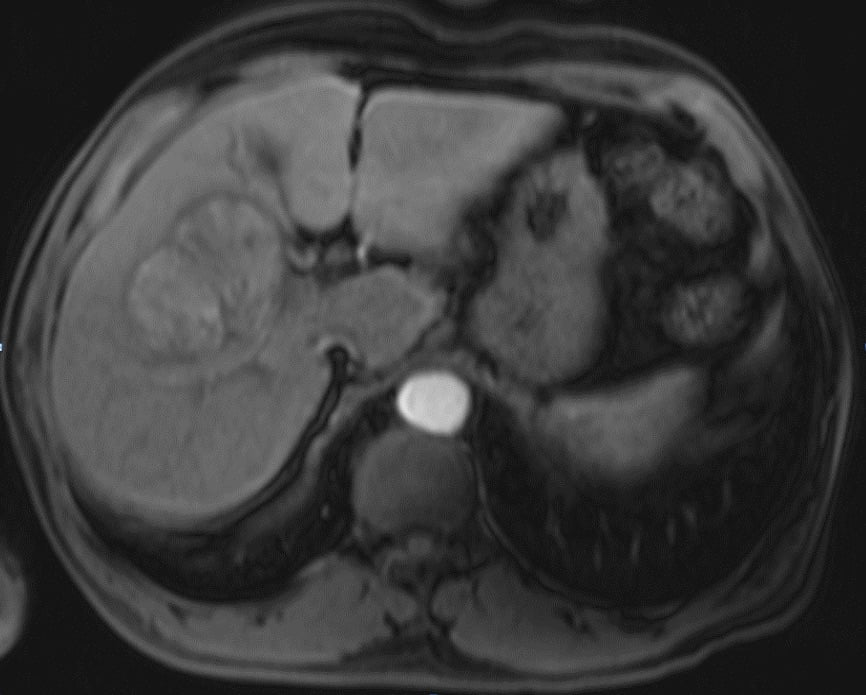
#> input picture p9.jpg, 866 x 695 px
$ python watershed.py
#> lines starting #> are read from the running program, lines starting #| are printed output that depends on the picture; after the words box and inside, x2 and y2 are one past the last pixel; in counts of white or black regions, pixels touching at a corner belong together
#> further down, im is the input picture: shape (695, 866, 3); mean B, G, R 58, 58, 58
# -*- coding: utf-8 -*-

import numpy as np
import cv2, matplotlib.pyplot as plt
# read image and show
def watershade(img):

    plt.axis('off')
    plt.imshow(img)
    # performing otsu's binarization
    # convert to gray scale first
    gray = cv2.cvtColor(img,cv2.COLOR_BGR2GRAY)
    ret, thresh = cv2.threshold(gray, 0, 255, cv2.THRESH_BINARY_INV + cv2.THRESH_OTSU)
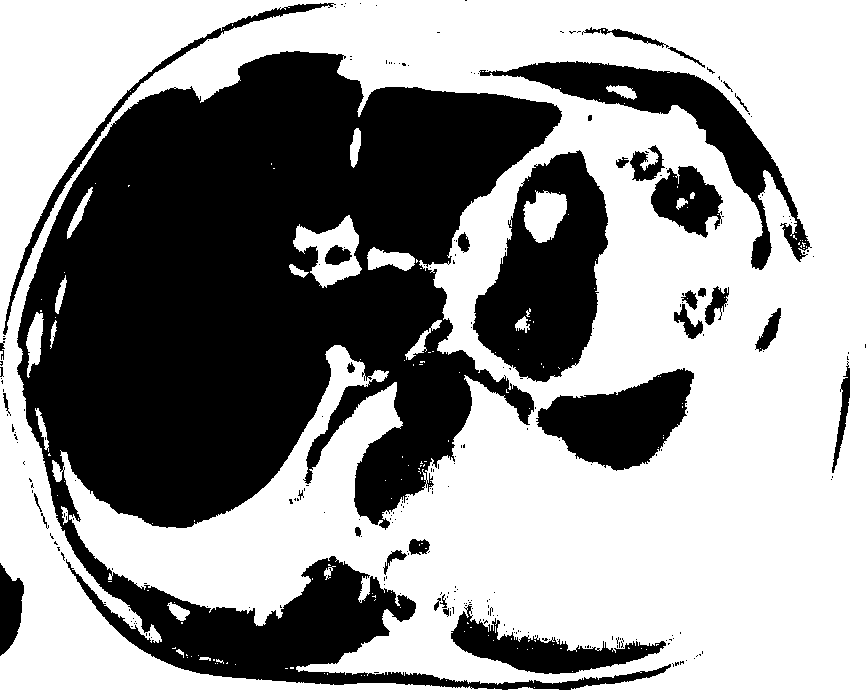
#> thresh: shape (695, 866); 59.1% white; 262 black regions (226 under 20 px), largest, box (x1, y1, x2, y2) and area: (17, 51, 671, 690) 187863, (473, 150, 608, 382) 18582, (479, 61, 812, 270) 12149
#> ret = 63
    #pure black and pure white
    print("Threshold limit: " + str(ret))
#| Threshold limit: 63.0

    plt.axis('off')#hide axis values
    plt.imshow(thresh, cmap = 'gray')
    # noise removal
    kernel = np.ones((3, 3), np.uint8)
    opening = cv2.morphologyEx(thresh, cv2.MORPH_OPEN, kernel, iterations = 2)#removes unwanted noises.2 types:erode,dilate
#> opening: shape (695, 866); 58.2% white; 57 black regions (35 under 20 px), largest, box (x1, y1, x2, y2) and area: (0, 3, 694, 690) 204886, (471, 150, 608, 382) 18910, (474, 61, 812, 270) 12526

    # sure background area
    sure_bg = cv2.dilate(opening, kernel, iterations = 3)#increases the object area
#> sure_bg: shape (695, 866); 65% white; 45 black regions (22 under 20 px), largest, box (x1, y1, x2, y2) and area: (21, 55, 558, 525) 152031, (53, 484, 452, 684) 17495, (476, 156, 605, 378) 15939

    # sure foreground area
    dist_transform = cv2.distanceTransform(opening,cv2.DIST_L2,5)
    ret, sure_fg = cv2.threshold(dist_transform,0.7*dist_transform.max(),255,0)
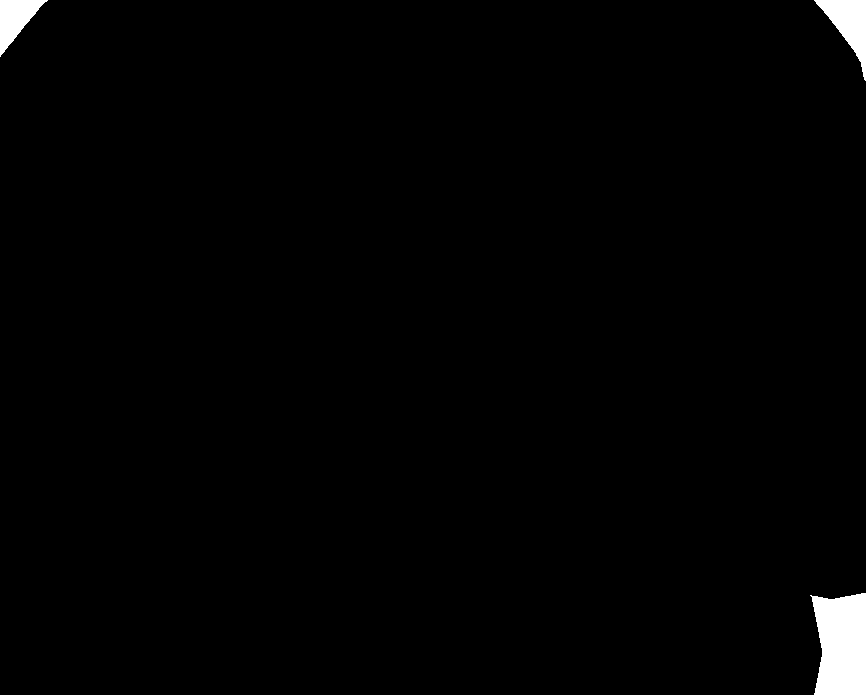
#> sure_fg: shape (695, 866) float32; 1.3% white; 3 white regions, box (x1, y1, x2, y2) and area: (810, 593, 866, 695) 4785, (814, 0, 866, 81) 1775, (0, 0, 48, 57) 1325
#> ret = 119.8

    # Finding unknown region
    sure_fg = np.uint8(sure_fg)
    unknown = cv2.subtract(sure_bg,sure_fg)
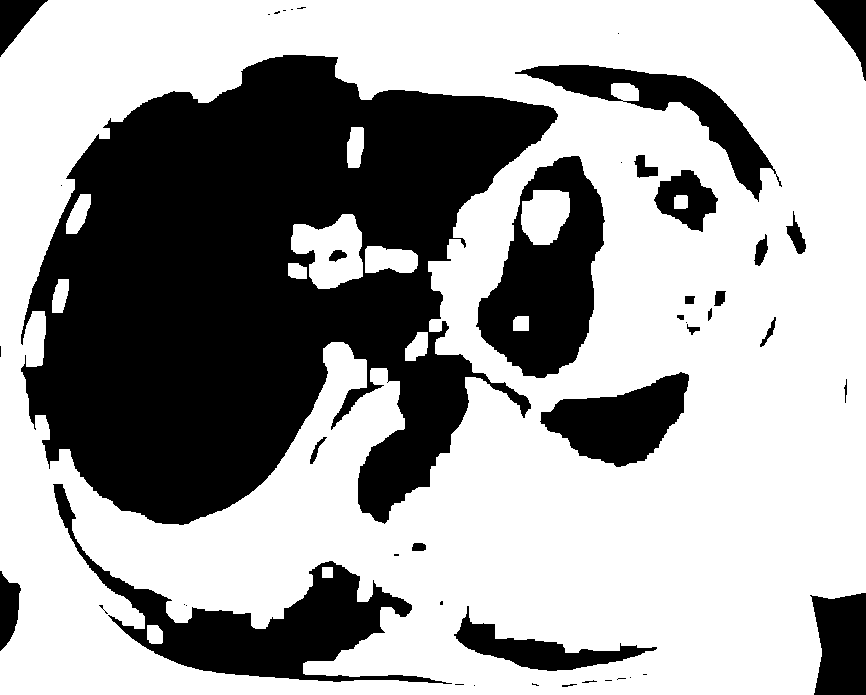
#> unknown: shape (695, 866); 63.7% white; 48 black regions (22 under 20 px), largest, box (x1, y1, x2, y2) and area: (21, 55, 558, 525) 152031, (53, 484, 452, 684) 17495, (476, 156, 605, 378) 15939
    plt.imshow(dist_transform, cmap = 'gray')
    fig = plt.figure(figsize = (10,5)) # to change figsize
    plt.subplot(131)
    plt.imshow(sure_bg, cmap = 'gray')
    plt.title('Sure background, dilated')

    plt.subplot(132)
    plt.imshow(sure_fg, cmap = 'gray')
    plt.title('Sure foreground, eroded')

    plt.subplot(133)
    plt.imshow(unknown, cmap = 'gray')
    plt.title('Subtracted image, black - sure bg & fg')
    plt.tight_layout()

    # plt.subplots_adjust(wspace = 3)
    # fine tuning
    # f.subplots_adjust(wspace=3)
    ret, markers = cv2.connectedComponents(sure_fg)
#> markers: shape (695, 866) int32; 4 distinct labels, from 0 to 3
#> ret = 4

    markers = markers + 1
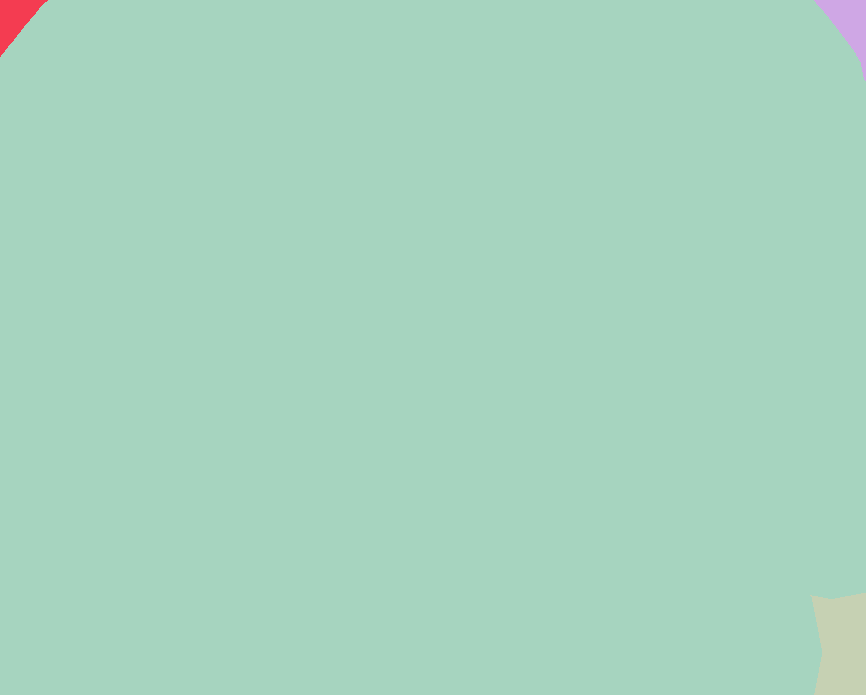
#> markers: shape (695, 866) int32; 4 distinct labels, from 1 to 4; one colour per label, 0 black

    markers[unknown==255] = 0
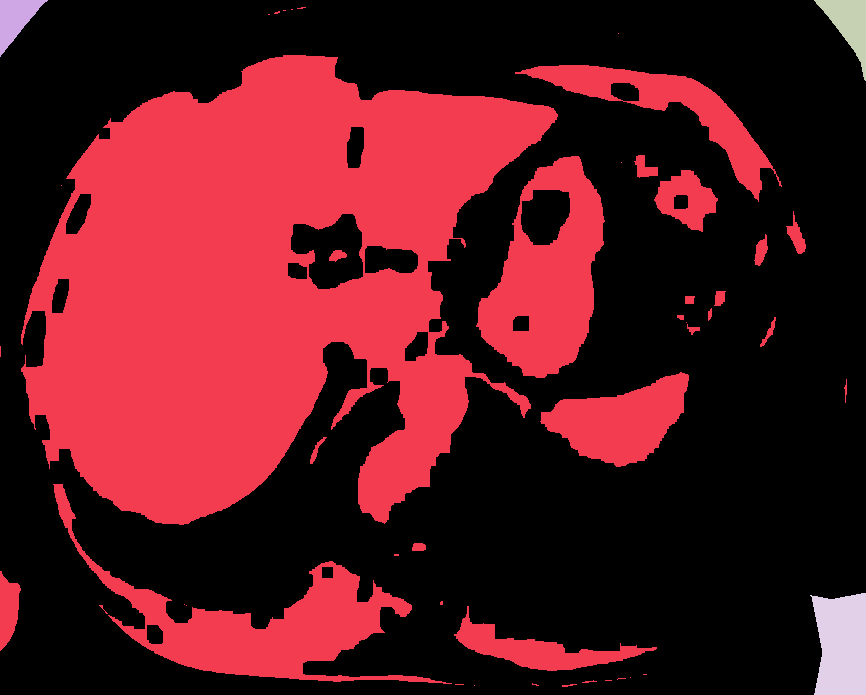
#> markers: shape (695, 866) int32; 5 distinct labels, from 0 to 4; one colour per label, 0 black

    fig = plt.figure(figsize = (10,5)) # to change figsize
    plt.subplot(121)
    plt.imshow(markers, cmap = 'gray')
    plt.subplot(122)
    plt.imshow(markers)
    markers = cv2.watershed(img, markers)
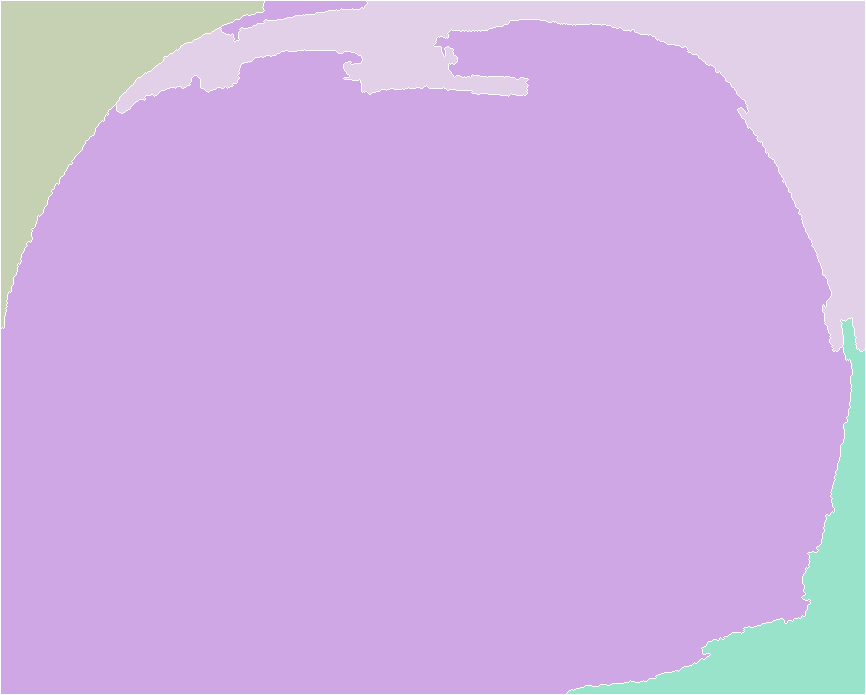
#> markers: shape (695, 866) int32; 5 distinct labels, from -1 to 4; one colour per label, 0 black, -1 white
    img[markers == -1] = [0, 255,0]
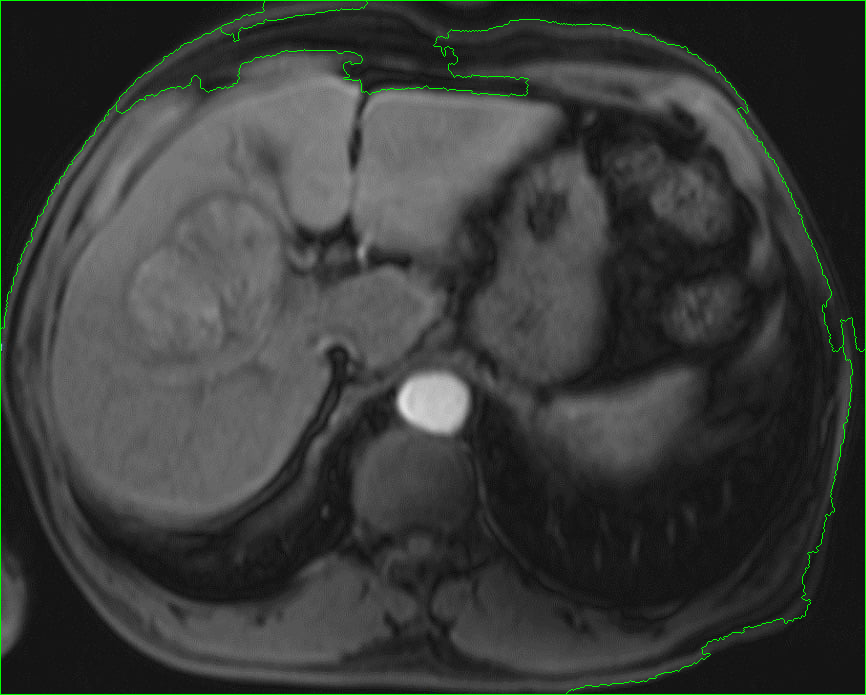
#> img: shape (695, 866, 3); 0.94% of pixels changed, all inside (x1, y1, x2, y2) = (0, 0, 866, 695)
    print("----Watershed----")


    cv2.imwrite('watershade.jpg',img)
    plt.imshow(img)
    return img

im = cv2.imread("p9.jpg")
img=watershade(im)
plt.imshow(img)
#> figure, not shown here; B, G, R data is drawn as R, G, B
#> figure, not shown here; B, G, R data is drawn as R, G, B
